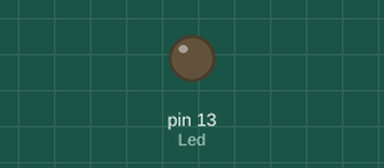
Bench run of a sketch on a simulated Arduino Uno, built with avr-gcc and run on an emulated ATmega328P. On the bench: output pins drawn as LEDs (lit = HIGH).

Above: at 1.0 s.
At 3.0 s:
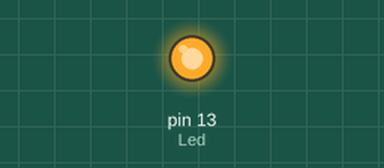
Timing chart, 0 to 5.3 s (numbered marks = the images above):
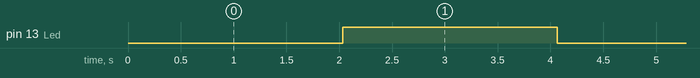

Measured:
- by itself, pin 13 (Led): alternates HIGH for 2.0 s and LOW for 2.0 s

The sketch:

timerExample.ino
```cpp
/*
 * Clignotement d'une DEL (LED en anglais) à 1 Hz par timer 2.
 */
const byte Led = 13; // Pour utiliser la LED du module
#define LedToggle digitalWrite (Led, !digitalRead(Led))

void setup ()
{
  pinMode (Led, OUTPUT);
  bitClear (TCCR2A, WGM20); // WGM20 = 0
  bitClear (TCCR2A, WGM21); // WGM21 = 0
  TCCR2B = 0b00000111;      // Clock / 256 soit 16 micro-s et WGM22 = 0
  TIFR2 = 0b00000001;       // TOV2
  TCNT2 = 256 - 250;        // Chargement du timer à 6
}

byte varCompteur = 0; // La variable compteur

void loop () {
  if (bitRead (TIFR2, 0) == 1) {       // Flag TOV2 mis à 1 ?
    TCNT2 = 256 - 250;         // Rechargement du timer à 6
    bitSet (TIFR2, TOV2);      // Remise à zéro du flag TOV2 (voir texte)
    if (varCompteur++ > 125) { // Incrémentation et a atteint 125 ?
      varCompteur = 0;         // On recommence un nouveau cycle
      LedToggle;             // Inversion de la LED
    }
  }
}
```
